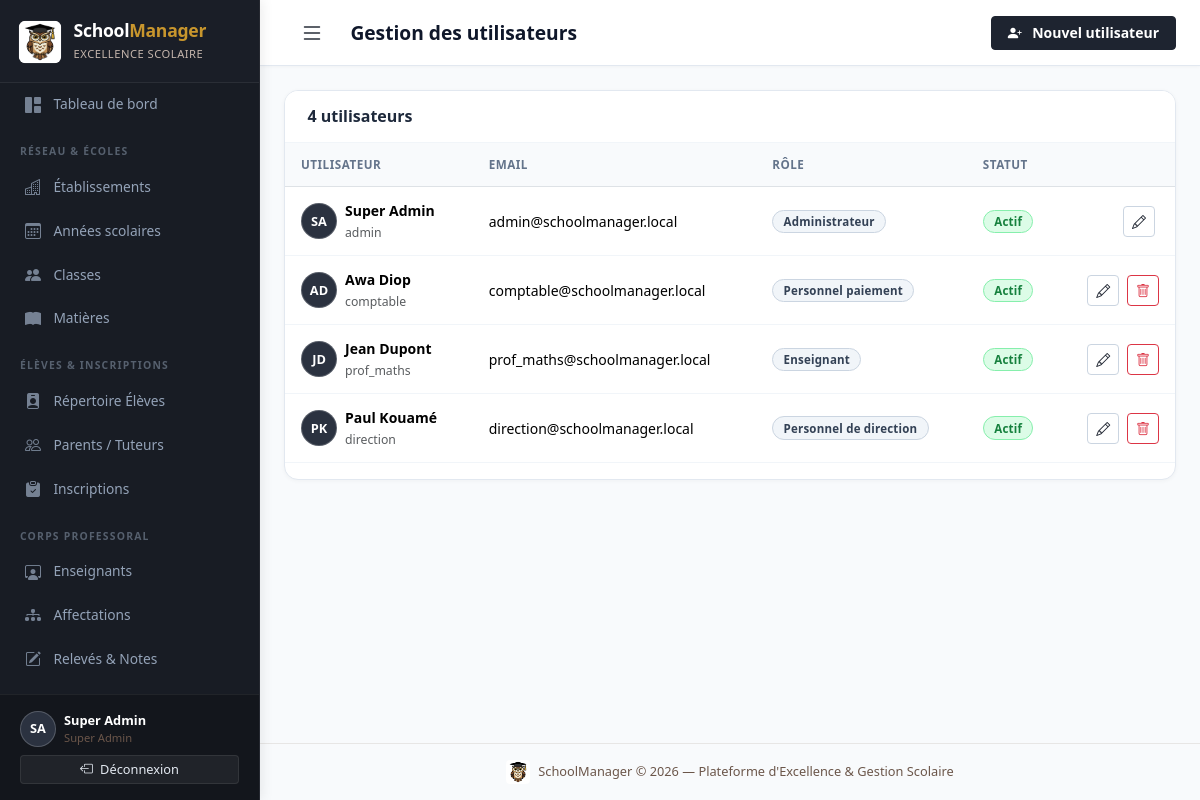
Page /accounts/utilisateurs/ (signed in) on the committed database.
### accounts/models.py (models this page shows, shortened)
class CustomUser(AbstractUser):
    ROLE_ADMIN = 'admin'
    ROLE_DIRECTION = 'direction'
    ROLE_ENSEIGNANT = 'enseignant'
    ROLE_PAIEMENT = 'paiement'
    ROLE_CHOICES = [
        (ROLE_ADMIN, 'Administrateur'),
        (ROLE_DIRECTION, 'Personnel de direction'),
        (ROLE_ENSEIGNANT, 'Enseignant'),
        (ROLE_PAIEMENT, 'Personnel paiement'),
    ]
    role = models.CharField(
        max_length=20,
        choices=ROLE_CHOICES,
        default=ROLE_DIRECTION,
        verbose_name='Rôle',
    )
    etablissement = models.ForeignKey(
        'school.Etablissement',
        on_delete=models.SET_NULL,
        null=True,
        blank=True,
        related_name='utilisateurs',
        verbose_name='Établissement rattaché',
        help_text="Établissement unique auquel est affecté ce compte (notamment pour le personnel de direction)."
    )
    telephone = models.CharField(max_length=20, blank=True, verbose_name='Téléphone')
    class Meta:
        verbose_name = 'Utilisateur'
        verbose_name_plural = 'Utilisateurs'
    @property
    def is_super_admin(self):
        return self.is_superuser or self.role == self.ROLE_ADMIN
    @property
    def is_enseignant(self):
        return self.role == self.ROLE_ENSEIGNANT
    @property
    def is_paiement(self):
        return self.role == self.ROLE_PAIEMENT

### accounts/views.py (the view)
# urls.py: path('utilisateurs/', views.user_list, name='user_list'),
@login_required
@admin_required
def user_list(request):
    users = CustomUser.objects.all().order_by('last_name', 'first_name')
    return render(request, 'accounts/user_list.html', {'users': users})

### templates/accounts/user_list.html (shortened to what this page needs)
{% extends 'base.html' %}
{% block page_title %}Gestion des utilisateurs{% endblock %}
{% block topbar_actions %}
<a href="{% url 'accounts:user_create' %}" class="btn btn-primary btn-sm">
  <i class="bi bi-person-plus-fill me-1"></i>Nouvel utilisateur
</a>
{% endblock %}
{% block content %}
<div class="table-card">
  <div class="table-header">
    <h6 class="fw-semibold mb-0">{{ users.count }} utilisateur{{ users.count|pluralize }}</h6>
  </div>
  <div class="table-responsive">
    <table class="table table-hover align-middle">
      <thead>
        <tr>
          <th>Utilisateur</th><th>Email</th><th>Rôle</th><th>Statut</th><th></th>
        </tr>
      </thead>
      <tbody>
        {% for u in users %}
        <tr>
          <td>
            <div class="d-flex align-items-center gap-2">
              <div class="avatar-initiales">{{ u.first_name|first|upper }}{{ u.last_name|first|upper }}</div>
              <div>
                <div class="fw-semibold">{{ u.get_full_name|default:u.username }}</div>
                <small class="text-muted">{{ u.username }}</small>
              </div>
            </div>
          </td>
          <td>{{ u.email|default:"—" }}</td>
          <td><span class="badge bg-secondary">{{ u.get_role_display }}</span></td>
          <td>
            {% if u.is_active %}<span class="badge bg-success">Actif</span>
            {% else %}<span class="badge bg-danger">Inactif</span>{% endif %}
          </td>
          <td class="text-end">
            <a href="{% url 'accounts:user_edit' u.pk %}" class="btn btn-sm btn-outline-primary me-1">
              <i class="bi bi-pencil"></i>
            </a>
            {% if u.pk != request.user.pk %}
            <a href="{% url 'accounts:user_delete' u.pk %}" class="btn btn-sm btn-outline-danger">
              <i class="bi bi-trash"></i>
            </a>
            {% endif %}
          </td>
        </tr>
        {% empty %}
        <tr><td colspan="5" class="text-center text-muted py-4">Aucun utilisateur trouvé.</td></tr>
        {% endfor %}
      </tbody>
    </table>
  </div>
</div>
{% endblock %}

### templates/base.html (shortened to what this page needs)
{% load static %}
<!DOCTYPE html>
<html lang="fr">
<head>
  <link href="https://cdn.jsdelivr.net/npm/bootstrap@5.3.3/dist/css/bootstrap.min.css" rel="stylesheet">
  <link href="https://cdn.jsdelivr.net/npm/bootstrap-icons@1.11.3/font/bootstrap-icons.css" rel="stylesheet">
  <link href="{% static 'css/schoolmanager.css' %}" rel="stylesheet">
</head>
<body>
{% if user.is_authenticated %}
<nav id="sidebar">
  <a href="{% url 'dashboard' %}" class="sidebar-brand text-decoration-none" title="Tableau de bord — SchoolManager">
    <img src="{% static 'img/logo.jpg' %}" alt="Logo Hibou SchoolManager" class="sidebar-brand-logo rounded-2">
    <div>
      <h4>School<span>Manager</span></h4>
      <small>Excellence Scolaire</small>
    </div>
  </a>
  <div class="sidebar-nav-scroll">
    <a href="{% url 'dashboard' %}" class="nav-link {% if request.resolver_match.url_name == 'dashboard' %}active{% endif %}">
      <i class="bi bi-grid-1x2-fill"></i> Tableau de bord
    </a>
    {% if user.is_enseignant %}
    <div class="nav-section-title">Espace Pédagogique</div>
    <a href="{% url 'academics:note_list' %}" class="nav-link {% if 'notes' in request.path %}active{% endif %}">
      <i class="bi bi-pencil-square"></i> Mes Notes
    </a>
    <a href="{% url 'academics:affectation_list' %}" class="nav-link {% if 'affectations' in request.path %}active{% endif %}">
      <i class="bi bi-diagram-3-fill"></i> Mes Affectations
    </a>
    <div class="nav-section-title">Mes Classes &amp; Élèves</div>
    <a href="{% url 'school:classe_list' %}" class="nav-link {% if 'classes' in request.path %}active{% endif %}">
      <i class="bi bi-people-fill"></i> Classes
    </a>
    <a href="{% url 'school:matiere_list' %}" class="nav-link {% if 'matieres' in request.path %}active{% endif %}">
      <i class="bi bi-book-fill"></i> Matières
    </a>
    <a href="{% url 'students:eleve_list' %}" class="nav-link {% if '/students/' in request.path and 'parents' not in request.path and 'inscriptions' not in request.path %}active{% endif %}">
      <i class="bi bi-person-badge-fill"></i> Élèves
    </a>
    <div class="nav-section-title">Suivi des Présences</div>
    <a href="{% url 'attendance_payments:absence_list' %}" class="nav-link {% if 'absences' in request.path %}active{% endif %}">
      <i class="bi bi-calendar-x-fill"></i> Saisie des Absences
    </a>
    {% elif user.is_super_admin %}
    <div class="nav-section-title">Réseau &amp; Écoles</div>
    <a href="{% url 'school:etablissement_list' %}" class="nav-link {% if 'etablissement' in request.path %}active{% endif %}">
      <i class="bi bi-buildings"></i> Établissements
    </a>
    <a href="{% url 'school:annee_list' %}" class="nav-link {% if 'annees' in request.path %}active{% endif %}">
      <i class="bi bi-calendar3"></i> Années scolaires
    </a>
    <a href="{% url 'school:classe_list' %}" class="nav-link {% if 'classes' in request.path %}active{% endif %}">
      <i class="bi bi-people-fill"></i> Classes
    </a>
    <a href="{% url 'school:matiere_list' %}" class="nav-link {% if 'matieres' in request.path %}active{% endif %}">
      <i class="bi bi-book-fill"></i> Matières
    </a>
    <div class="nav-section-title">Élèves &amp; Inscriptions</div>
    <a href="{% url 'students:eleve_list' %}" class="nav-link {% if '/students/' in request.path and 'parents' not in request.path and 'inscriptions' not in request.path %}active{% endif %}">
      <i class="bi bi-person-badge-fill"></i> Répertoire Élèves
    </a>
    <a href="{% url 'students:parent_list' %}" class="nav-link {% if 'parents' in request.path %}active{% endif %}">
      <i class="bi bi-people"></i> Parents / Tuteurs
    </a>
    <a href="{% url 'students:inscription_list' %}" class="nav-link {% if 'inscriptions' in request.path %}active{% endif %}">
      <i class="bi bi-clipboard-check-fill"></i> Inscriptions
    </a>
    <div class="nav-section-title">Corps Professoral</div>
    <a href="{% url 'academics:enseignant_list' %}" class="nav-link {% if 'enseignants' in request.path %}active{% endif %}">
      <i class="bi bi-person-workspace"></i> Enseignants
    </a>
    <a href="{% url 'academics:affectation_list' %}" class="nav-link {% if 'affectations' in request.path %}active{% endif %}">
      <i class="bi bi-diagram-3-fill"></i> Affectations
    </a>
    <a href="{% url 'academics:note_list' %}" class="nav-link {% if 'notes' in request.path %}active{% endif %}">
      <i class="bi bi-pencil-square"></i> Relevés &amp; Notes
    </a>
    <div class="nav-section-title">Suivi &amp; Comptabilité</div>
    {% endif %}
  </div>
  <div class="sidebar-footer">
    <div class="d-flex align-items-center gap-2 mb-2">
      <div class="avatar-initiales">{{ user.first_name|first|upper }}{{ user.last_name|first|upper }}</div>
      <div class="overflow-hidden">
        <div class="text-truncate text-white" style="font-size:0.8rem;font-weight:600;">{{ user.get_full_name|default:user.username }}</div>
        <div style="color:var(--secondary);font-size:0.7rem;">
          {% if user.is_super_admin %}Super Admin
          {% elif user.is_direction %}Direction &bull; {{ user.etablissement.nom|default:'Établissement' }}
          {% else %}{{ user.get_role_display }}{% endif %}
        </div>
      </div>
    </div>
    <form method="post" action="{% url 'accounts:logout' %}">
      <button type="submit" class="btn btn-sm w-100 btn-logout">
        <i class="bi bi-box-arrow-left me-1"></i> Déconnexion
      </button>
    </form>
  </div>
</nav>
{% endif %}
<div id="main-content" {% if not user.is_authenticated %}style="margin-left:0"{% endif %}>
  {% if user.is_authenticated %}
  <header class="topbar">
    <div class="topbar-left">
      <button class="btn btn-sm d-md-none" id="sidebarToggle" style="background:transparent;border:none;" aria-label="Ouvrir le menu">
        <i class="bi bi-list fs-4" style="color:var(--primary)"></i>
      </button>
      <h1 class="page-title">{% block page_title %}{% endblock %}</h1>
    </div>
    <div class="topbar-right">
      {% block topbar_actions %}{% endblock %}
    </div>
  </header>
  {% endif %}
  <main class="{% if user.is_authenticated %}p-4 flex-grow-1{% endif %}">
    {% block content %}{% endblock %}
  </main>
  {% if user.is_authenticated %}
  <footer class="text-center py-3" style="font-size:0.8rem;color:var(--secondary);border-top:1px solid rgba(110,84,70,0.12);">
    <div class="d-flex align-items-center justify-content-center gap-2">
      <img src="{% static 'img/logo.jpg' %}" alt="Logo Hibou SchoolManager" style="width:24px;height:24px;border-radius:4px;" class="shadow-xs" loading="lazy">
      <span>SchoolManager &copy; {% now "Y" %} — Plateforme d'Excellence &amp; Gestion Scolaire</span>
    </div>
  </footer>
  {% endif %}
</div>
</body>
</html>

### rows in the picture
CustomUser: first_name|first "S", last_name|first "A", get_full_name "Super Admin", username "admin", email "admin@schoolmanager.local", role "Administrateur", is_active "Actif"
CustomUser: first_name|first "A", last_name|first "D", get_full_name "Awa Diop", username "comptable", email "comptable@schoolmanager.local", role "Personnel paiement", is_active "Actif"
CustomUser: first_name|first "J", last_name|first "D", get_full_name "Jean Dupont", username "prof_maths", email "prof_maths@schoolmanager.local", role "Enseignant", is_active "Actif"
CustomUser: first_name|first "P", last_name|first "K", get_full_name "Paul Kouamé", username "direction", email "direction@schoolmanager.local", role "Personnel de direction", is_active "Actif"

### other values in the picture
{{ users.count }} "4"
